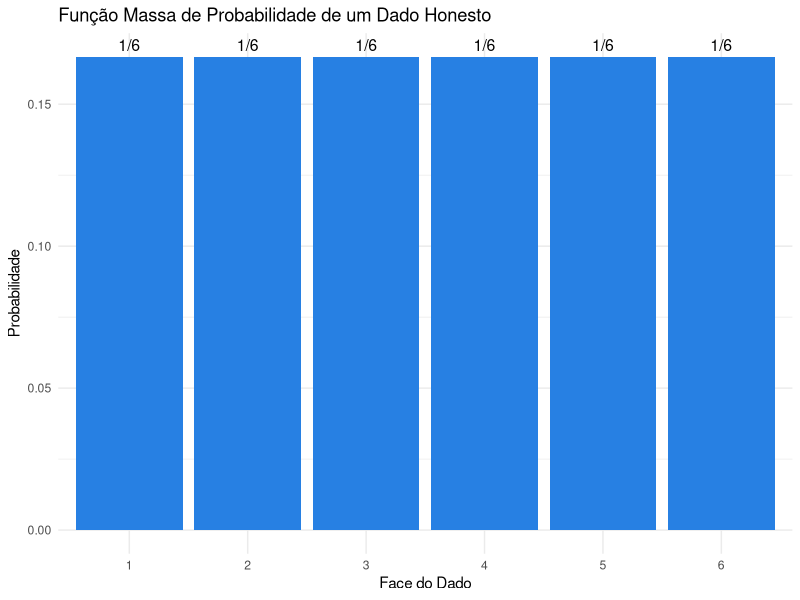
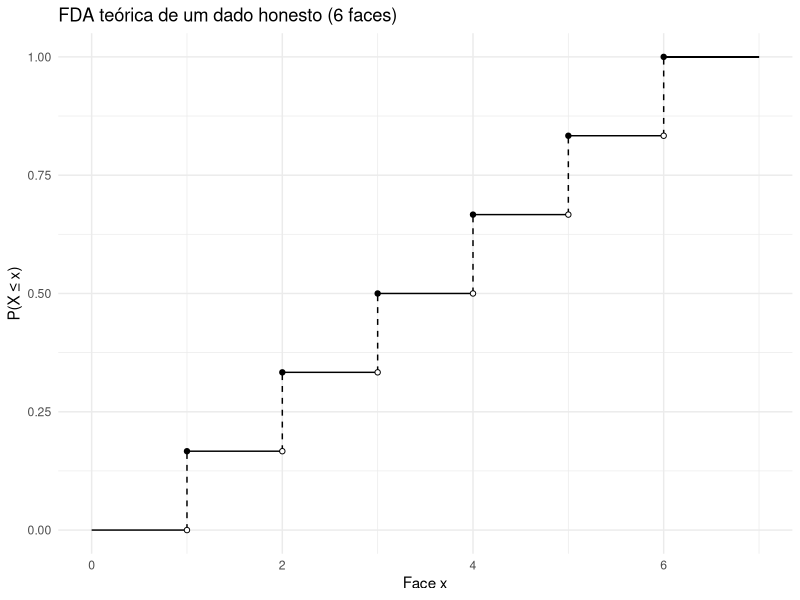
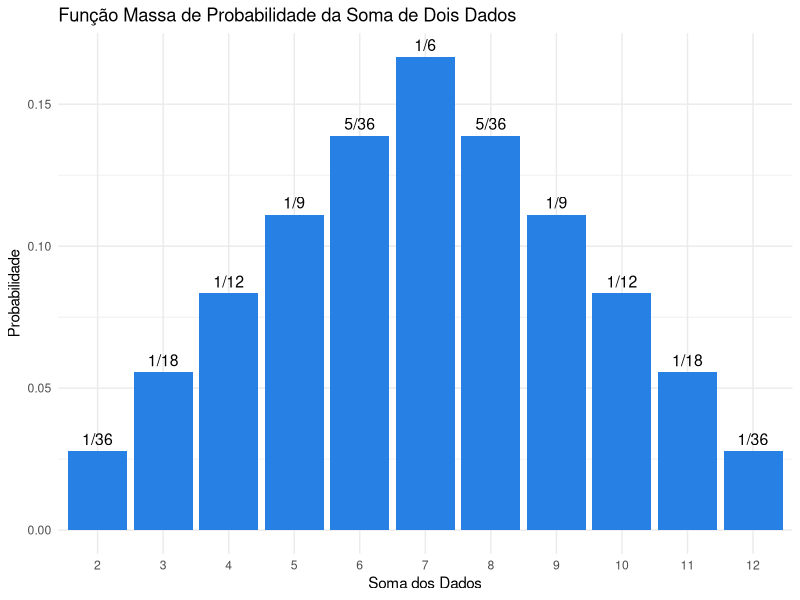
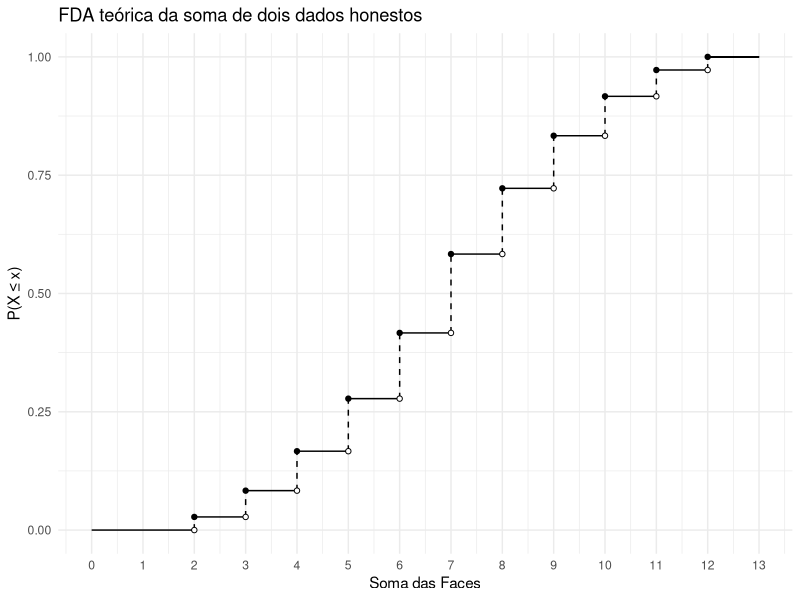
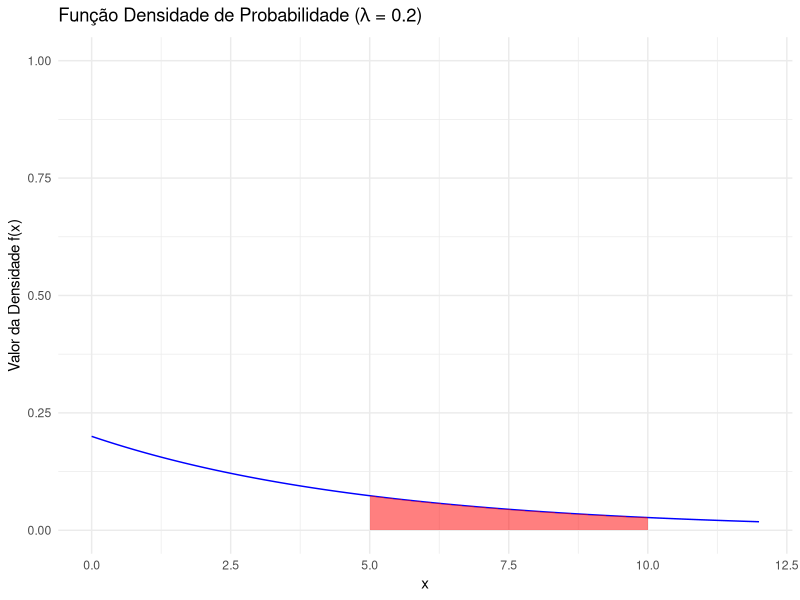

The R source for these figures, in order:
## ---- chunk 1
# Carregar o pacote ggplot2
library(ggplot2)

# Dados: resultados do dado e suas probabilidades
dados <- data.frame(
  face = 1:6,
  probabilidade = rep(1/6, 6),
  fracoes = '1/6'
)

# Criar o gráfico de barras
ggplot(dados, aes(x = factor(face), y = probabilidade)) +
  geom_bar(stat = "identity", fill = "#2780e3") +
  geom_text(aes(label = fracoes), vjust = -0.5, size = 4) +
  labs(title = "Função Massa de Probabilidade de um Dado Honesto",
       x = "Face do Dado",
       y = "Probabilidade") +
  theme_minimal()
## ---- chunk 2
# Código inspirado em https://stackoverflow.com/questions/52236576/r-ggplot-make-geom-step-jumps-dashed

# Carregar as bibliotecas necessárias
library(ggplot2)
library(dplyr)

dados <- tibble::tibble(
  x = 0:6,
  probabilidade = c(0, rep(1/6, 6)),
  fda = cumsum(probabilidade))

dados_grafico <- dados %>%
  mutate(tipo = "fda") %>%
  bind_rows(dados %>%
              mutate(tipo = "previa_fda",
                     fda = lag(fda))) %>%
  tidyr::drop_na() %>%
  arrange(x, desc(tipo))

ggplot(dados_grafico) + 
  geom_segment(aes(x = lag(x), y = lag(fda), xend = x, yend = fda, lty = tipo)) +
  geom_point(data = slice(dados_grafico, -1), aes(x, fda, fill = tipo), shape = 21) + # Retira ponto mais extremo para ilustrar o -infinito
  scale_fill_manual(values = c("black", "white")) +
  scale_linetype_manual(values = c("dashed", "solid")) +
  labs(title = "FDA teórica de um dado honesto (6 faces)",
       x = "Face x",
       y = "P(X ≤ x)") +
  theme_minimal() +
  theme(legend.position = "none") +
  geom_segment(aes(x = 6, y = 1, xend = 7, yend = 1)) # Segmento mais extremo para ilustrar o +infinito

## ---- chunk 3
library(ggplot2)
library(MASS)

# Cria uma função que calcula P(X = x_i) onde x_i é a soma das duas faces
calcula_prob_soma <- function(soma) {
  # Contar combinações possíveis que resultam na soma
  combinacoes <- expand.grid(dado1=1:6, dado2=1:6)
  total <- nrow(combinacoes)
  resultados_validos <- sum(rowSums(combinacoes) == soma)
  prob <- resultados_validos / total
  return(prob)
}

# Aplica a função acima para todo o espaço amostral Omega
somas <- 2:12
probabilidades <- sapply(somas, calcula_prob_soma)

# Convertendo para frações em formato string
fracoes_str <- sapply(probabilidades, function(p) as.character(fractions(p)))

# Criar data frame
dados_somas <- data.frame(
  soma = somas,
  probabilidade = probabilidades,
  fracoes = fracoes_str
)

# Plotagem
ggplot(dados_somas, aes(x = factor(soma), y = probabilidade)) +
  geom_bar(stat = "identity", fill = "#2780e3") +
  geom_text(aes(label = fracoes), vjust = -0.5, size = 4) +
  labs(title = "Função Massa de Probabilidade da Soma de Dois Dados",
       x = "Soma dos Dados",
       y = "Probabilidade") +
  theme_minimal()
## ---- chunk 4
# Cria uma função que calcula P(X = x_i) onde x_i é a soma das duas faces
calcula_prob_soma <- function(soma) {
  # Contar combinações possíveis que resultam na soma
  combinacoes <- expand.grid(dado1=1:6, dado2=1:6)
  total <- nrow(combinacoes)
  resultados_validos <- sum(rowSums(combinacoes) == soma)
  prob <- resultados_validos / total
  return(prob)
}

# Aplica a função acima para todo o espaço amostral Omega
somas <- 0:12
probabilidades <- sapply(somas, calcula_prob_soma)

# Criar data frame
dados_somas <- tibble::tibble(
  soma = somas,
  probabilidade = probabilidades,
  fda = cumsum(probabilidade)
) %>%
  distinct(fda, .keep_all = T) # Evita segmentos redundantes

dados_grafico <- dados_somas %>%
  mutate(tipo = "fda") %>%
  bind_rows(dados_somas %>%
              mutate(tipo = "previa_fda",
                     fda = lag(fda))) %>%
  tidyr::drop_na() %>%
  rename(x = soma) %>%
  arrange(x, desc(tipo))

ggplot(dados_grafico) + 
  geom_segment(aes(x = lag(x), y = lag(fda), xend = x, yend = fda, lty = tipo)) +
  geom_point(data = slice(dados_grafico, -1), aes(x, fda, fill = tipo), shape = 21) + # Retira ponto mais extremo para ilustrar o -infinito
  scale_fill_manual(values = c("black", "white")) +
  scale_linetype_manual(values = c("dashed", "solid")) +
  labs(title = "FDA teórica da soma de dois dados honestos",
       x = "Soma das Faces",
       y = "P(X ≤ x)") +
  theme_minimal() +
  theme(legend.position = "none") +
  scale_x_continuous(breaks = 0:13, limits = c(0, 13)) +
  geom_segment(aes(x = 12, y = 1, xend = 13, yend = 1)) # Segmento mais extremo para ilustrar o +infinito
## ---- chunk 5
library(ggplot2)

valor_lambda <- 1 / 5
lower_bound <- 5
upper_bound <- 10

# Obs: a função interna do R possui a mesma parametrização de Mood e Graybill
# De qualquer forma, poderíamos criar a nossa própria versão da exponencial como por exemplo:
# dexp_2 <- function(x, lambda) {ifelse(x >= 0, lambda * exp(-lambda * x), 0)}

x_values <- seq(0, 12, by = 0.01) # Ajustar à gosto
exp_data <- data.frame(x = x_values, y = dexp(x_values, rate = valor_lambda))

shaded_area_data <- subset(exp_data, x >= lower_bound & x <= upper_bound)
shaded_area_data <- rbind(c(lower_bound, 0), shaded_area_data, c(upper_bound, 0))

ggplot(exp_data, aes(x = x, y = y)) +
  geom_line(color = "blue") + # Densidade de Probabilidade
  geom_polygon(data = shaded_area_data, aes(x = x, y = y), fill = "red", alpha = 0.5) + # Área Hachurada
  labs(title = substitute(paste("Função Densidade de Probabilidade (",lambda," = ", x , ")"), list(x = valor_lambda)), # Não pode ser paste0
       x = "x",
       y = "Valor da Densidade f(x)") +
  ylim(c(0,1)) +
  theme_minimal()
